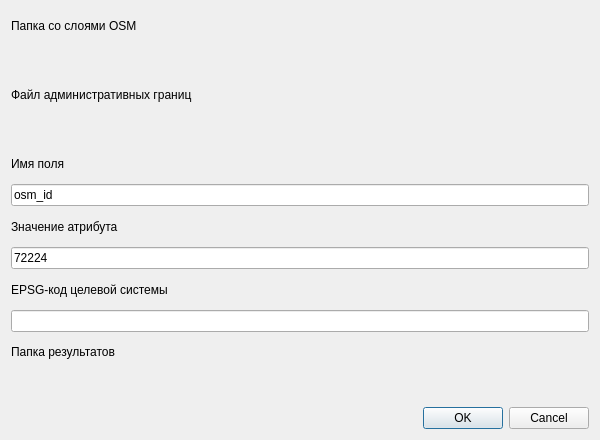
<?xml version='1.0' encoding='UTF-8'?>
<ui version="4.0">
 <class>ClipReprojectDialogBase</class>
 <widget class="QDialog" name="ClipReprojectDialogBase">
  <property name="geometry">
   <rect>
    <x>0</x>
    <y>0</y>
    <width>600</width>
    <height>440</height>
   </rect>
  </property>
  <property name="windowTitle">
   <string>Подготовка данных OSM</string>
  </property>
  <layout class="QVBoxLayout" name="main_layout">
   <item>
    <widget class="QLabel" name="label">
     <property name="text">
      <string>Папка со слоями OSM</string>
     </property>
     <property name="enabled">
      <bool>true</bool>
     </property>
    </widget>
   </item>
   <item>
    <widget class="QgsFileWidget" name="osm_path">
     <property name="enabled">
      <bool>true</bool>
     </property>
     <property name="storageMode">
      <enum>QgsFileWidget::GetDirectory</enum>
     </property>
     <property name="fileWidgetButtonVisible">
      <bool>true</bool>
     </property>
    </widget>
   </item>
   <item>
    <widget class="QLabel" name="label_2">
     <property name="text">
      <string>Файл административных границ</string>
     </property>
     <property name="enabled">
      <bool>true</bool>
     </property>
    </widget>
   </item>
   <item>
    <widget class="QgsFileWidget" name="adm_shp">
     <property name="enabled">
      <bool>true</bool>
     </property>
     <property name="storageMode">
      <enum>QgsFileWidget::GetFile</enum>
     </property>
     <property name="fileWidgetButtonVisible">
      <bool>true</bool>
     </property>
    </widget>
   </item>
   <item>
    <widget class="QLabel" name="label_3">
     <property name="text">
      <string>Имя поля</string>
     </property>
     <property name="enabled">
      <bool>true</bool>
     </property>
    </widget>
   </item>
   <item>
    <widget class="QLineEdit" name="field_name">
     <property name="text">
      <string>osm_id</string>
     </property>
     <property name="enabled">
      <bool>true</bool>
     </property>
    </widget>
   </item>
   <item>
    <widget class="QLabel" name="label_4">
     <property name="text">
      <string>Значение атрибута</string>
     </property>
     <property name="enabled">
      <bool>true</bool>
     </property>
    </widget>
   </item>
   <item>
    <widget class="QLineEdit" name="field_value">
     <property name="text">
      <string>72224</string>
     </property>
     <property name="enabled">
      <bool>true</bool>
     </property>
    </widget>
   </item>
   <item>
    <widget class="QLabel" name="label_5">
     <property name="text">
      <string>EPSG-код целевой системы</string>
     </property>
     <property name="enabled">
      <bool>true</bool>
     </property>
    </widget>
   </item>
   <item>
    <widget class="QLineEdit" name="target_epsg">
     <property name="enabled">
      <bool>true</bool>
     </property>
    </widget>
   </item>
   <item>
    <widget class="QLabel" name="label_6">
     <property name="text">
      <string>Папка результатов</string>
     </property>
     <property name="enabled">
      <bool>true</bool>
     </property>
    </widget>
   </item>
   <item>
    <widget class="QgsFileWidget" name="result_path">
     <property name="enabled">
      <bool>true</bool>
     </property>
     <property name="storageMode">
      <enum>QgsFileWidget::GetDirectory</enum>
     </property>
     <property name="fileWidgetButtonVisible">
      <bool>true</bool>
     </property>
    </widget>
   </item>
   <item>
    <widget class="QDialogButtonBox" name="button_box">
     <property name="orientation">
      <enum>Qt::Horizontal</enum>
     </property>
     <property name="standardButtons">
      <set>QDialogButtonBox::Cancel|QDialogButtonBox::Ok</set>
     </property>
     <property name="enabled">
      <bool>true</bool>
     </property>
    </widget>
   </item>
  </layout>
 </widget>
 <customwidgets>
  <customwidget>
   <class>QgsFileWidget</class>
   <extends>QWidget</extends>
   <header>qgsfilewidget.h</header>
  </customwidget>
 </customwidgets>
 <resources />
 <connections>
  <connection>
   <sender>button_box</sender>
   <signal>accepted()</signal>
   <receiver>ClipReprojectDialogBase</receiver>
   <slot>accept()</slot>
   <hints>
    <hint type="sourcelabel">
     <x>20</x>
     <y>20</y>
    </hint>
    <hint type="destinationlabel">
     <x>20</x>
     <y>20</y>
    </hint>
   </hints>
  </connection>
  <connection>
   <sender>button_box</sender>
   <signal>rejected()</signal>
   <receiver>ClipReprojectDialogBase</receiver>
   <slot>reject()</slot>
   <hints>
    <hint type="sourcelabel">
     <x>20</x>
     <y>20</y>
    </hint>
    <hint type="destinationlabel">
     <x>20</x>
     <y>20</y>
    </hint>
   </hints>
  </connection>
 </connections>
</ui>
